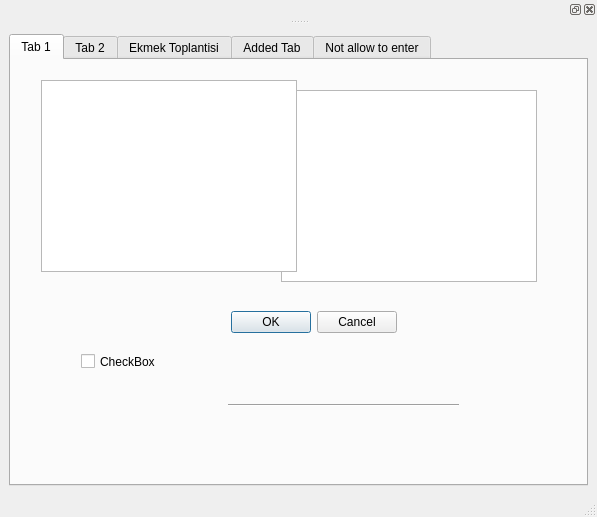
<?xml version="1.0" encoding="UTF-8"?>
<ui version="4.0">
 <class>MainWindow</class>
 <widget class="QMainWindow" name="MainWindow">
  <property name="geometry">
   <rect>
    <x>0</x>
    <y>0</y>
    <width>597</width>
    <height>517</height>
   </rect>
  </property>
  <property name="windowTitle">
   <string>MainWindow</string>
  </property>
  <widget class="QWidget" name="centralwidget">
   <layout class="QHBoxLayout" name="horizontalLayout">
    <item>
     <widget class="QTabWidget" name="tabwidget">
      <property name="currentIndex">
       <number>0</number>
      </property>
      <widget class="QWidget" name="tab">
       <attribute name="title">
        <string>Tab 1</string>
       </attribute>
       <widget class="QCheckBox" name="checkBox">
        <property name="geometry">
         <rect>
          <x>70</x>
          <y>290</y>
          <width>92</width>
          <height>23</height>
         </rect>
        </property>
        <property name="text">
         <string>CheckBox</string>
        </property>
       </widget>
       <widget class="QDialogButtonBox" name="buttonBox">
        <property name="geometry">
         <rect>
          <x>220</x>
          <y>250</y>
          <width>166</width>
          <height>25</height>
         </rect>
        </property>
        <property name="standardButtons">
         <set>QDialogButtonBox::Cancel|QDialogButtonBox::Ok</set>
        </property>
       </widget>
       <widget class="QPushButton" name="pushButton">
        <property name="geometry">
         <rect>
          <x>170</x>
          <y>90</y>
          <width>89</width>
          <height>25</height>
         </rect>
        </property>
        <property name="text">
         <string>PushButton</string>
        </property>
       </widget>
       <widget class="QListWidget" name="listWidget">
        <property name="geometry">
         <rect>
          <x>270</x>
          <y>30</y>
          <width>256</width>
          <height>192</height>
         </rect>
        </property>
       </widget>
       <widget class="QGraphicsView" name="graphicsView">
        <property name="geometry">
         <rect>
          <x>30</x>
          <y>20</y>
          <width>256</width>
          <height>192</height>
         </rect>
        </property>
       </widget>
       <widget class="Line" name="line">
        <property name="geometry">
         <rect>
          <x>217</x>
          <y>330</y>
          <width>231</width>
          <height>31</height>
         </rect>
        </property>
        <property name="orientation">
         <enum>Qt::Horizontal</enum>
        </property>
       </widget>
      </widget>
      <widget class="QWidget" name="tab_2">
       <attribute name="title">
        <string>Tab 2</string>
       </attribute>
       <widget class="QProgressBar" name="progressBar">
        <property name="geometry">
         <rect>
          <x>60</x>
          <y>300</y>
          <width>118</width>
          <height>23</height>
         </rect>
        </property>
        <property name="value">
         <number>24</number>
        </property>
       </widget>
       <widget class="QSlider" name="verticalSlider">
        <property name="geometry">
         <rect>
          <x>480</x>
          <y>180</y>
          <width>16</width>
          <height>160</height>
         </rect>
        </property>
        <property name="orientation">
         <enum>Qt::Vertical</enum>
        </property>
       </widget>
       <widget class="QCalendarWidget" name="calendarWidget">
        <property name="geometry">
         <rect>
          <x>20</x>
          <y>20</y>
          <width>456</width>
          <height>171</height>
         </rect>
        </property>
       </widget>
       <widget class="QLCDNumber" name="lcdNumber">
        <property name="geometry">
         <rect>
          <x>280</x>
          <y>230</y>
          <width>181</width>
          <height>131</height>
         </rect>
        </property>
        <property name="intValue" stdset="0">
         <number>123</number>
        </property>
       </widget>
      </widget>
      <widget class="QWidget" name="tab_3">
       <attribute name="title">
        <string>Ekmek Toplantisi</string>
       </attribute>
       <widget class="QDial" name="dial">
        <property name="geometry">
         <rect>
          <x>80</x>
          <y>60</y>
          <width>111</width>
          <height>131</height>
         </rect>
        </property>
       </widget>
       <widget class="QDateEdit" name="dateEdit">
        <property name="geometry">
         <rect>
          <x>330</x>
          <y>70</y>
          <width>110</width>
          <height>26</height>
         </rect>
        </property>
       </widget>
       <widget class="QDoubleSpinBox" name="doubleSpinBox">
        <property name="geometry">
         <rect>
          <x>370</x>
          <y>200</y>
          <width>65</width>
          <height>26</height>
         </rect>
        </property>
       </widget>
      </widget>
      <widget class="QWidget" name="tab_4">
       <attribute name="title">
        <string>Added Tab</string>
       </attribute>
       <widget class="QTreeWidget" name="treeWidget">
        <property name="geometry">
         <rect>
          <x>60</x>
          <y>60</y>
          <width>441</width>
          <height>192</height>
         </rect>
        </property>
        <column>
         <property name="text">
          <string>1</string>
         </property>
        </column>
        <column>
         <property name="text">
          <string>3324</string>
         </property>
        </column>
        <item>
         <property name="text">
          <string>New Item</string>
         </property>
         <property name="text">
          <string>234</string>
         </property>
         <item>
          <property name="text">
           <string>New Subitem</string>
          </property>
          <property name="text">
           <string>234</string>
          </property>
          <item>
           <property name="text">
            <string>New Subitem</string>
           </property>
           <property name="text">
            <string>234</string>
           </property>
           <item>
            <property name="text">
             <string>New Subitem</string>
            </property>
            <property name="text">
             <string>234</string>
            </property>
            <item>
             <property name="text">
              <string>New Subitem</string>
             </property>
             <property name="text">
              <string>234</string>
             </property>
             <item>
              <property name="text">
               <string>New Subitem</string>
              </property>
              <property name="text">
               <string>234</string>
              </property>
              <item>
               <property name="text">
                <string>New Subitem</string>
               </property>
               <property name="text">
                <string/>
               </property>
              </item>
             </item>
            </item>
           </item>
          </item>
         </item>
         <item>
          <property name="text">
           <string>234</string>
          </property>
         </item>
        </item>
       </widget>
      </widget>
      <widget class="QWidget" name="tab_5">
       <attribute name="title">
        <string>Not allow to enter</string>
       </attribute>
       <widget class="QMdiArea" name="mdiArea">
        <property name="geometry">
         <rect>
          <x>50</x>
          <y>30</y>
          <width>200</width>
          <height>160</height>
         </rect>
        </property>
       </widget>
       <widget class="QComboBox" name="comboBox">
        <property name="geometry">
         <rect>
          <x>350</x>
          <y>10</y>
          <width>86</width>
          <height>25</height>
         </rect>
        </property>
       </widget>
       <widget class="QFontComboBox" name="fontComboBox">
        <property name="geometry">
         <rect>
          <x>270</x>
          <y>70</y>
          <width>228</width>
          <height>25</height>
         </rect>
        </property>
       </widget>
       <widget class="QDialogButtonBox" name="buttonBox_2">
        <property name="geometry">
         <rect>
          <x>320</x>
          <y>130</y>
          <width>166</width>
          <height>25</height>
         </rect>
        </property>
        <property name="standardButtons">
         <set>QDialogButtonBox::Cancel|QDialogButtonBox::Ok</set>
        </property>
       </widget>
      </widget>
     </widget>
    </item>
   </layout>
  </widget>
  <widget class="QMenuBar" name="menubar">
   <property name="geometry">
    <rect>
     <x>0</x>
     <y>0</y>
     <width>597</width>
     <height>22</height>
    </rect>
   </property>
  </widget>
  <widget class="QStatusBar" name="statusbar"/>
  <widget class="QDockWidget" name="dockWidget">
   <attribute name="dockWidgetArea">
    <number>4</number>
   </attribute>
   <widget class="QWidget" name="dockWidgetContents"/>
  </widget>
 </widget>
 <resources/>
 <connections/>
</ui>
